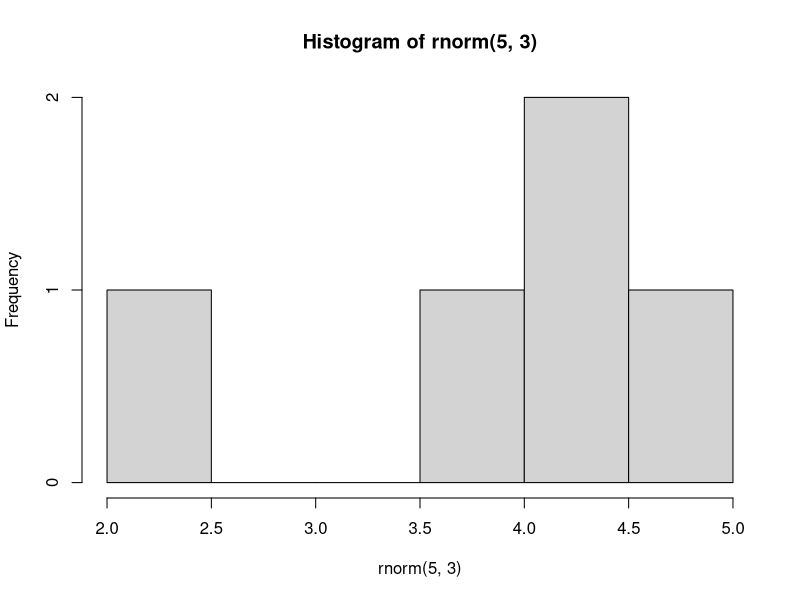
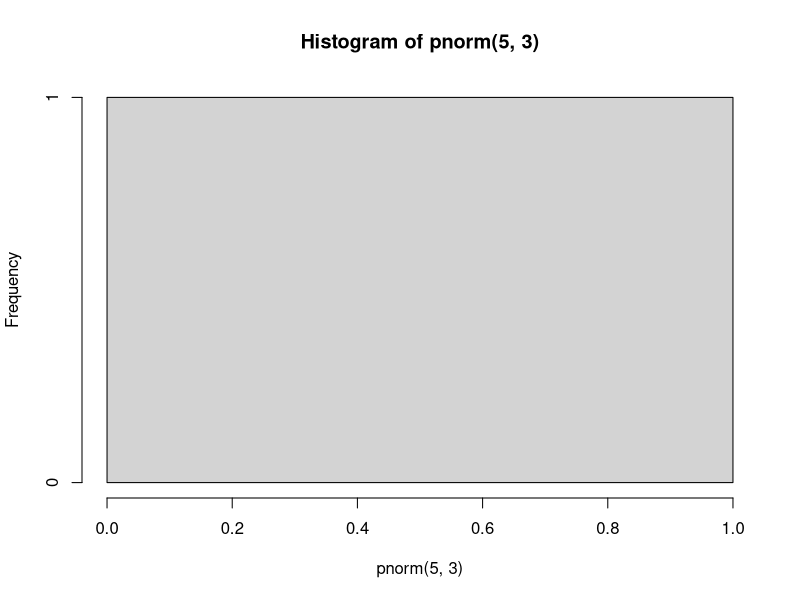
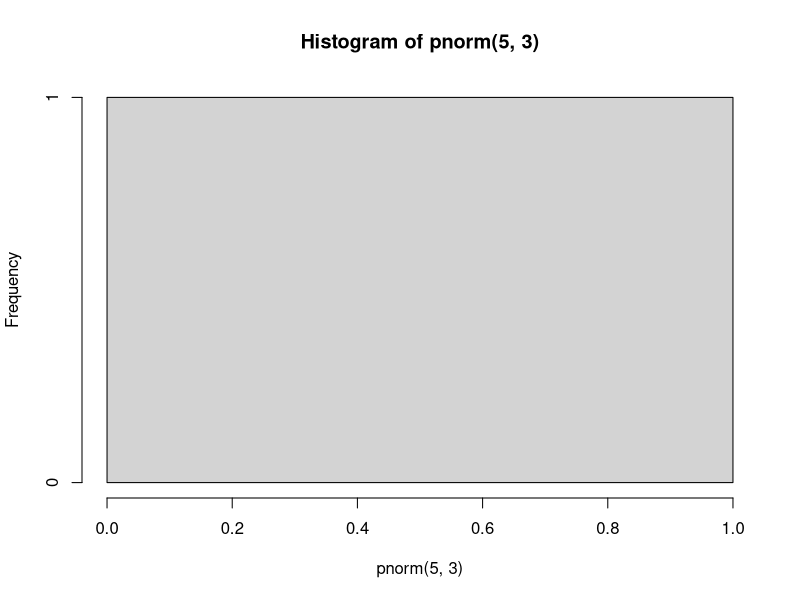
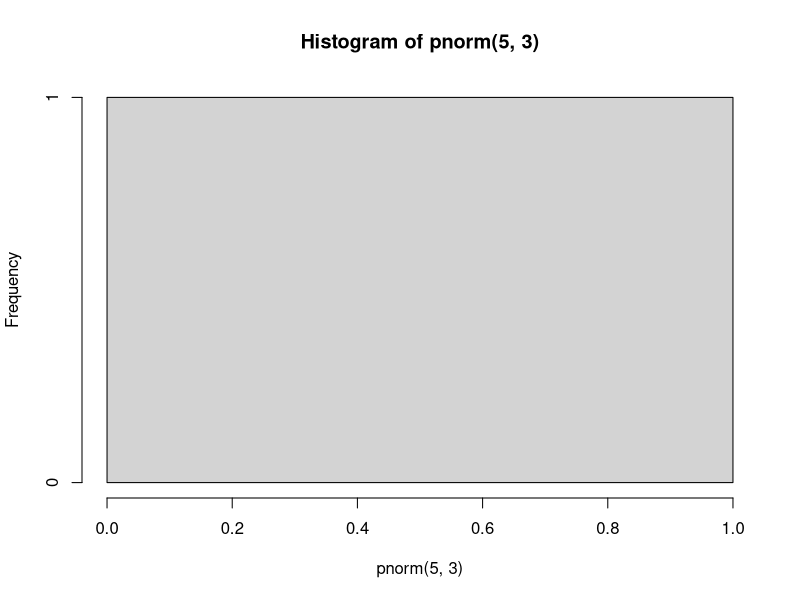
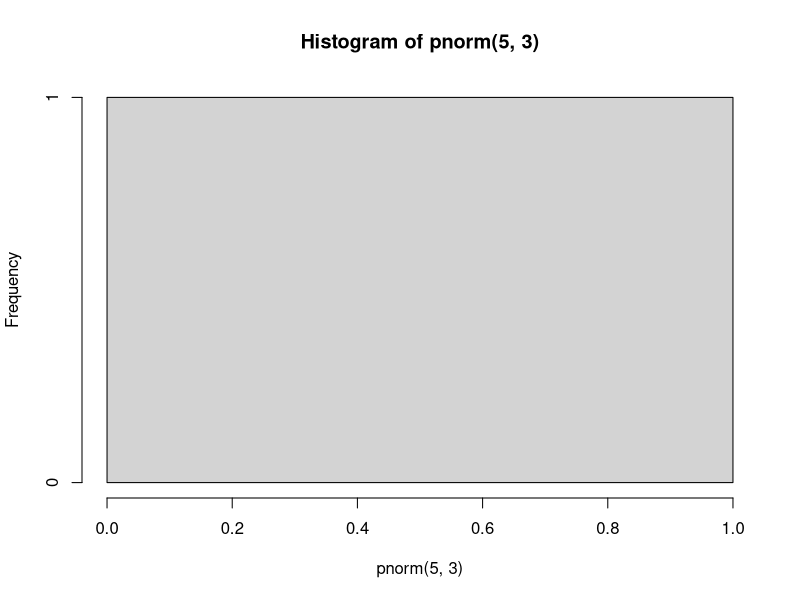
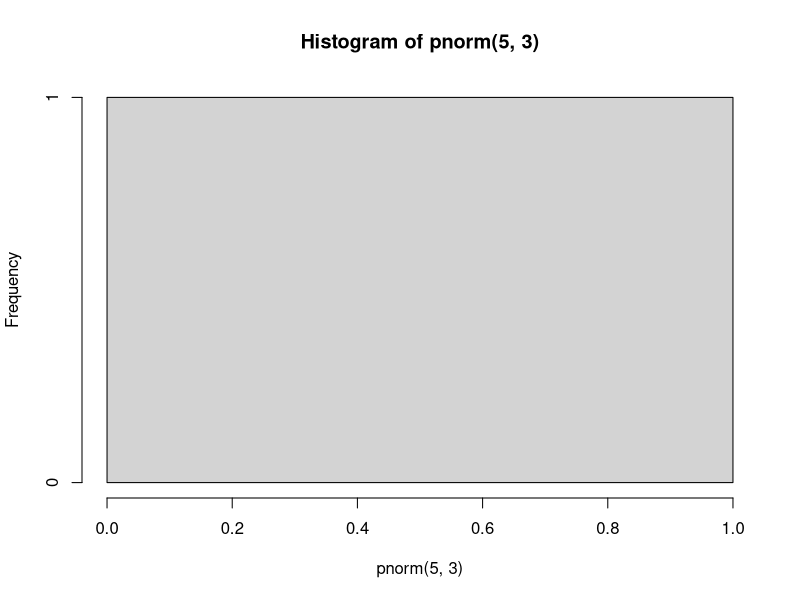
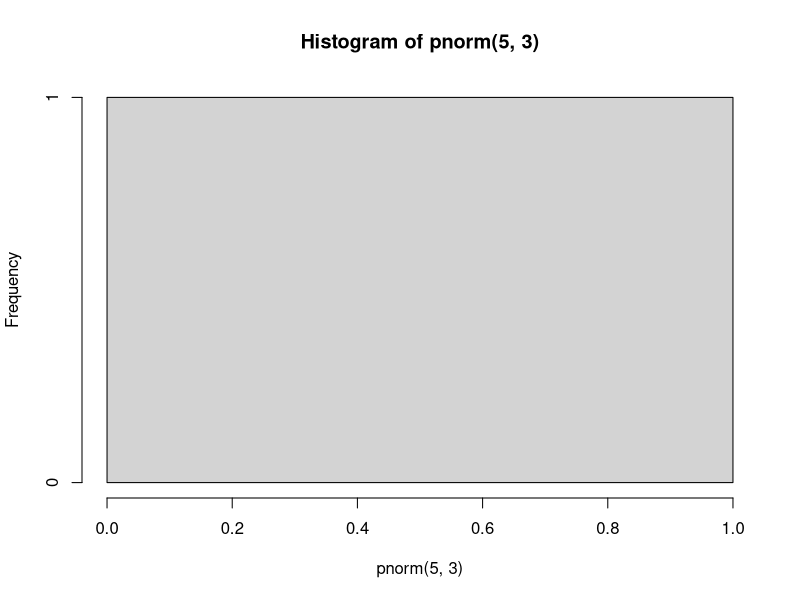
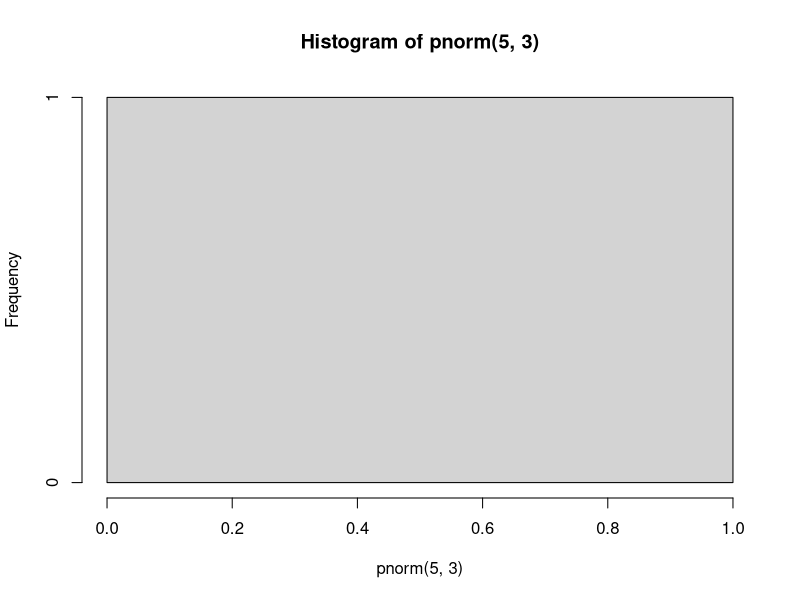

R code for these plots, in order: (Note: this script raises an error after producing the figures.)
# 1 pregunta 
rnorm(1000)
pnorm(1000)
hist(rnorm(5,3))
n<-1000 #n
n1<-1000 #n1
pnorm(5,3)
hist(pnorm(5,3))
x1<-c()
for (n in seq(0,n,by=1))
hist(pnorm  (5,3))

     
     
     #2 pregunta 
m<-(500)
fx_exp<-(1/20)
mean(fx_exp<-(1/20)) #Son iguales al valor esperado 0.05 media y esperanza. 
boxplot(mean(fx_exp<-(1/20))) #No existen outliers
quarters(0.33)<-fx_exp<-(1/20)
